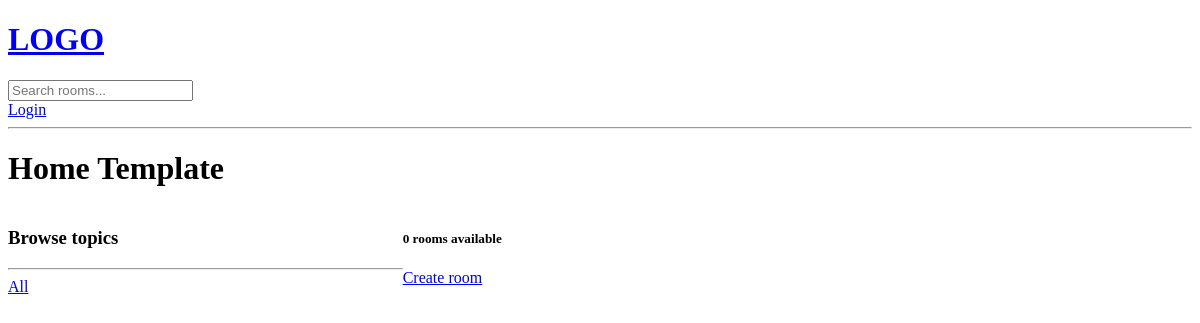
The app's page /, older data.
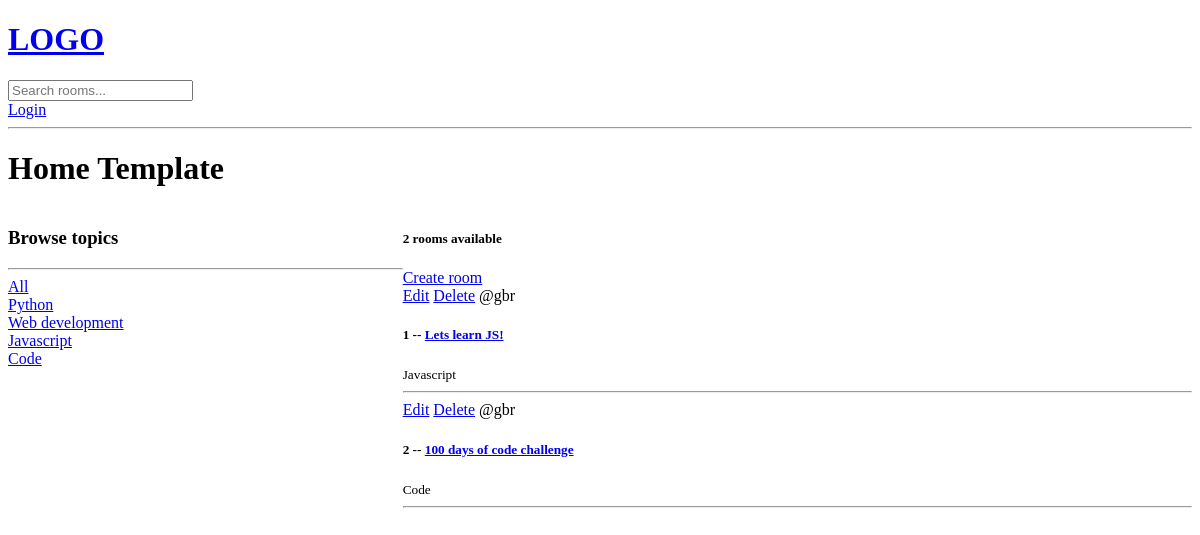
The same page, newer data.
### base/models.py (models this page shows, shortened)
class Topic(models.Model):
    name = models.CharField(max_length=200)

class Room(models.Model):
    host = models.ForeignKey(User, on_delete=models.SET_NULL, null=True)
    topic = models.ForeignKey(Topic, on_delete=models.SET_NULL, null=True)
    name = models.CharField(max_length=200)
    description = models.TextField(null=True, blank=True)
    updated = models.DateTimeField(auto_now=True)
    created = models.DateTimeField(auto_now_add=True)
    class Meta:
        ordering = ["-updated", "-created"]

### base/views.py (the view)
# urls.py: path("", views.home, name="home"),
def home(request):
    q = request.GET.get("q") if request.GET.get("q") != None else ""
    rooms = Room.objects.filter(
        Q(topic__name__icontains=q) | Q(name__icontains=q) | Q(description__icontains=q)
    )
    topics = Topic.objects.all()
    room_count = rooms.count()
    context = {"rooms": rooms, "topics": topics, "room_count": room_count}
    return render(request, "base/home.html", context)

### base/templates/base/home.html (shortened to what this page needs)
{% extends 'main.html' %}
{% block content %}
<h1>Home Template</h1>
<div class="home-container">
    <div>
        <h3>Browse topics</h3>
        <hr>
        <div>
            <a href="{% url 'home' %}">All</a>
        </div>
        {% for topic in topics %}
        <div>
            <a href="{% url 'home' %}?q={{topic.name}}">{{topic.name}}</a>
        </div>
        {% endfor %}
    </div>
    <div>
        <h5>{{room_count}} rooms available</h5>
        <a href="{% url 'create-room' %}">Create room</a>
        <div>
            {% for room in rooms %}
            <div>
                <a href="{% url 'update-room' room.id %}">Edit</a>
                <a href="{% url 'delete-room' room.id %}">Delete</a>
                <span>@{{room.host.username}}</span>
                <h5>{{room.id}} -- <a href="{% url 'room' room.id %} ">{{room.name}}</a></h5>
                <small>{{room.topic.name}}</small>
                <hr>
            </div>
            {% endfor %}
        </div>
    </div>
</div>
{% endblock %}

### templates/main.html (shortened to what this page needs)
<!DOCTYPE html>
<html lang="en">
<head>
</head>
<body>
    {% include 'navbar.html' %}
    {% block content %}
    {% endblock %}
</body>
</html>

### templates/navbar.html
<a href="/">
    <h1>LOGO</h1>
</a>
<form action="{% url 'home' %}" method="get">
    <input type="text" name="q" placeholder="Search rooms...">
</form>
{% if request.user.is_authenticated %}
<span>Hello {{request.user}}</span>
<a href="{% url 'logout' %}">Logout</a>
{% else %}
<a href="{% url 'login' %}">Login</a>
{% endif %}
<hr>

### base/templates/base/home.html (style rules this page uses)
.home-container { display: grid; grid-template-columns: 1fr 2fr; }

Row changes from the older to the newer data that the page shows:
added Topic: name "Python"
added Topic: name "Web development"
added Topic: name "Javascript"
added Topic: name "Code"
added Room: host.username "gbr", id "1", name "Lets learn JS!", topic.name "Javascript"
added Room: host.username "gbr", id "2", name "100 days of code challenge", topic.name "Code"
Text that changed along with them:
{{ room_count }}: "0" → "2"
